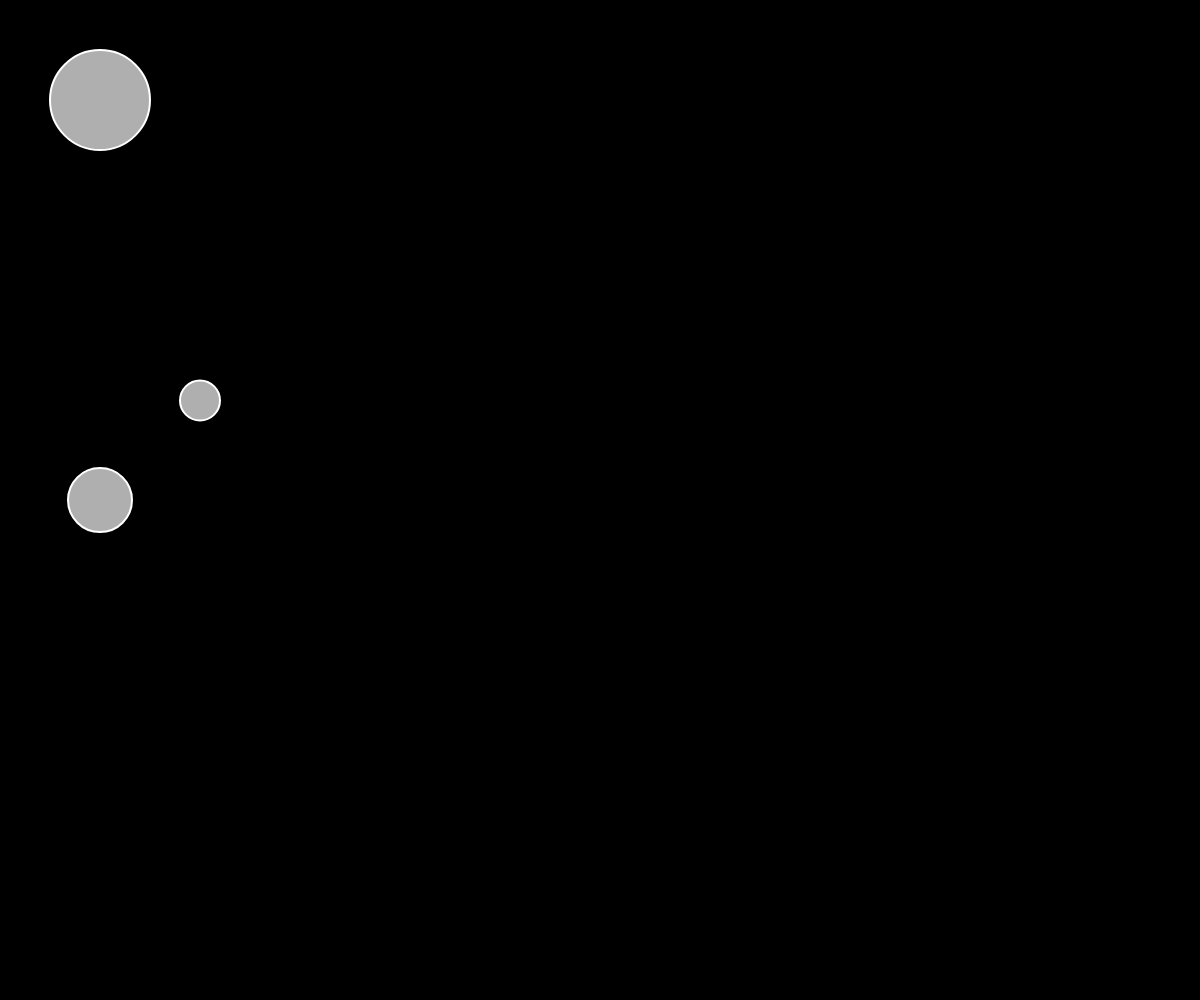
Frame 1 (no input)
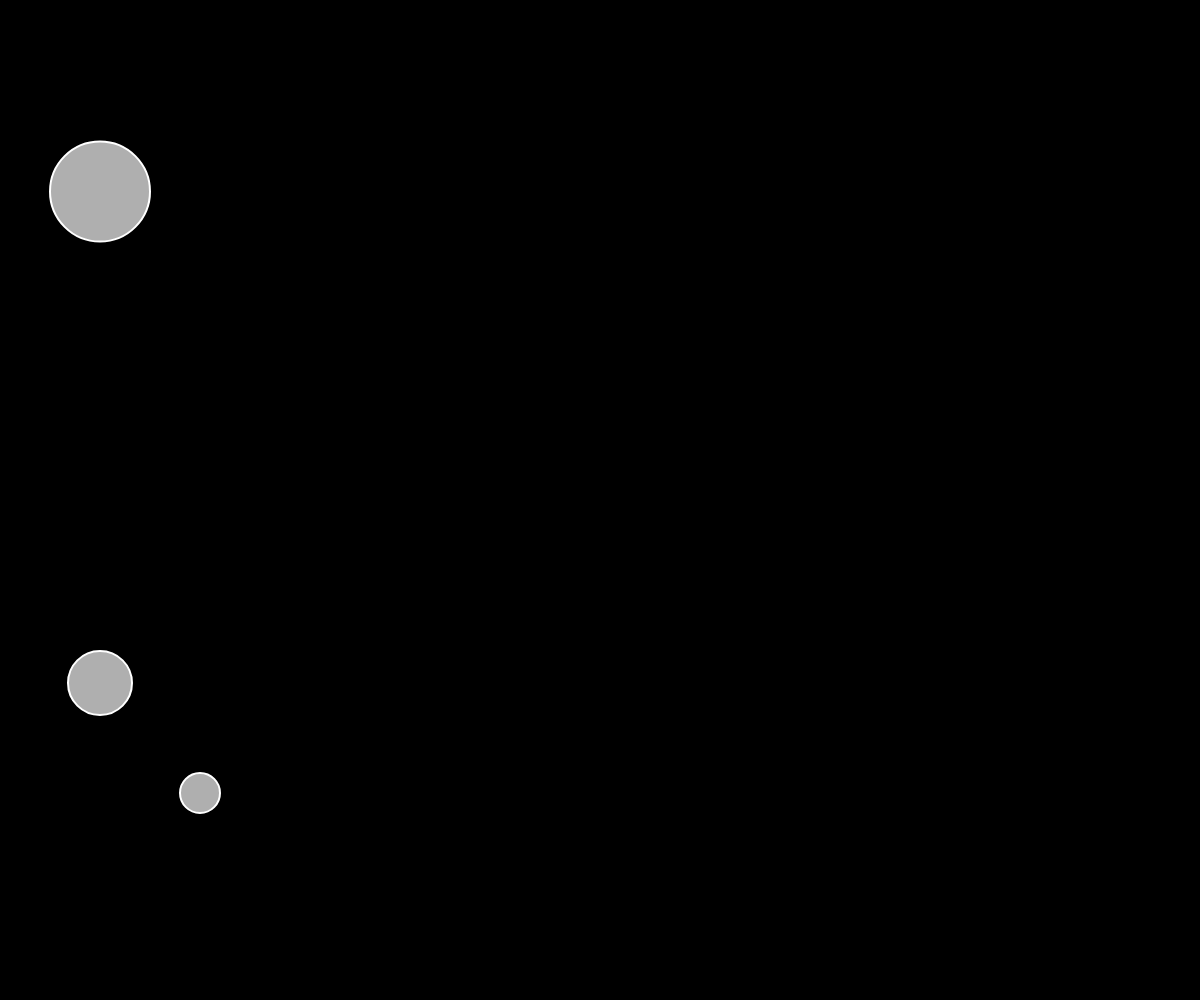
Frame 60 (no input)
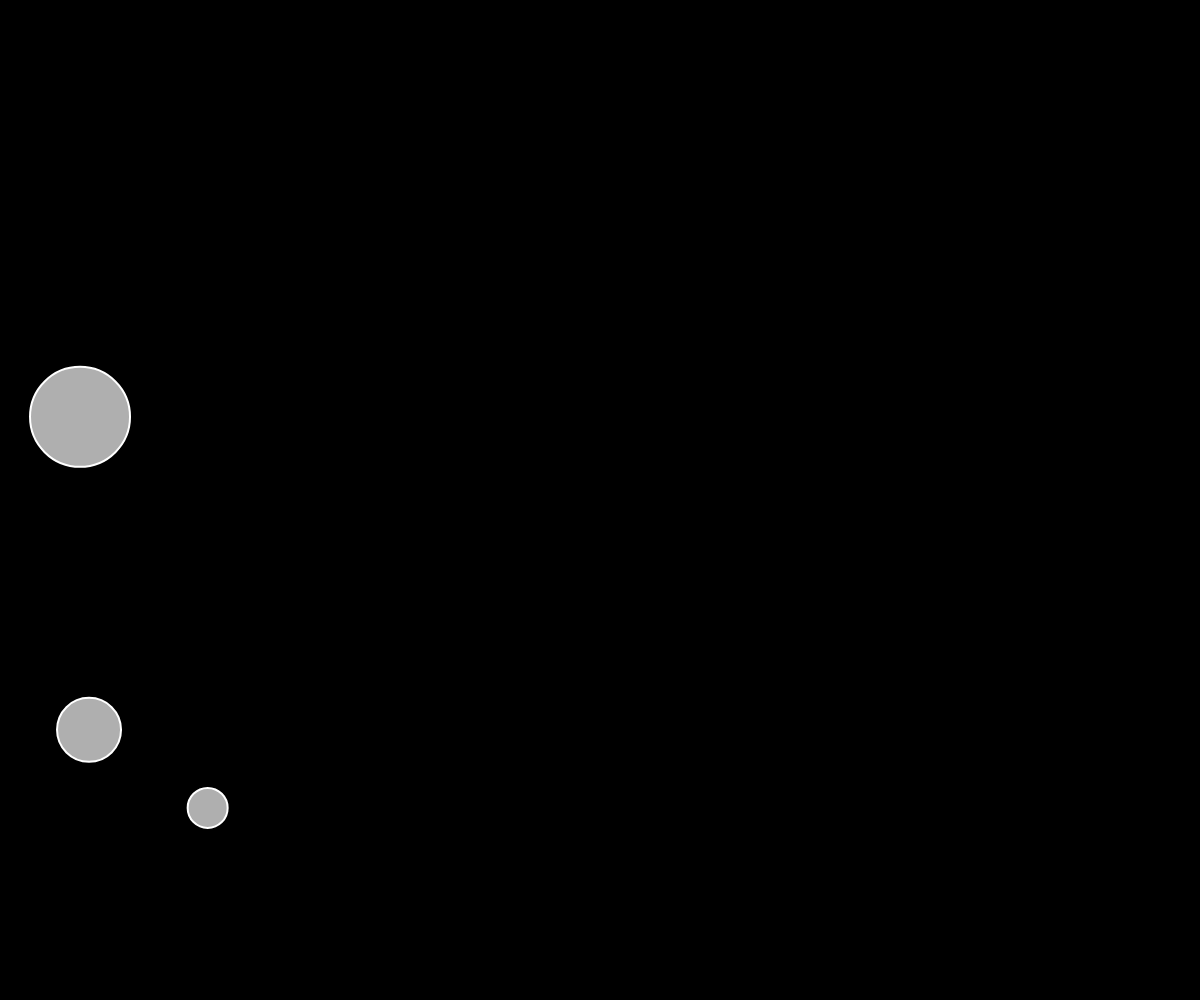
Frame 120 (the mouse pressed at the canvas centre since frame 60)

The p5.js sketch that drew these frames (run headless with seeded random() and noise() and a simulated clock; from frame 60 on, the mouse is pressed at the canvas centre):

// p5.js sketch
// ── sketch.js
let movers = [];

function setup() {
  createCanvas(windowWidth, windowHeight);
  movers[0] = new Mover(100, 100, 10, 100);
  movers[1] = new Mover(200, 400, 1, 40);
  movers[2] = new Mover(100, height / 2, 5, 64);
}

function draw() {
  background(0);

  for (let mover of movers) {
    let gravity = createVector(0, 0.5);
    mover.applyForce(gravity);

    if (mouseIsPressed) {
      let mouse = createVector(mouseX, mouseY);
      let pos = createVector(mover.position.x, mover.position.y);
      // Le vent pointe de la souris aux objets
      let wind = p5.Vector.sub(pos, mouse);
      // Vent dynamique en fonction de la distance
      let d = wind.mag();
      wind.setMag(map(d, 0, width, 1, 0.15));
      
      mover.applyForce(wind);
    }

    mover.update();
    mover.checkBorders();
    mover.show();
  }
}

// ── mover.js
class Mover {
  constructor(x, y, mass, r) {
    this.mass = mass;
    this.position = createVector(x, y);
    this.velocity = createVector(0, 0);
    this.acceleration = createVector(0, 0);
    this.maxSpeed = 20;
    this.r = r;
  }

  applyForce(force) {
    // On veut diviser par la masse F = m a
    // On utilise la méthode statique car on ne veut pas modifier directement la force
    let f = p5.Vector.div(force, this.mass);
    this.acceleration.add(f);
  }

  update() {
    this.velocity.add(this.acceleration);
    this.position.add(this.velocity);  // Mise à jour de la position de l'objet
    this.velocity.limit(this.maxSpeed);
    this.acceleration.mult(0);  // Réinitialisation de l'accélération à chaque frame
  }

  show() {
    stroke(255);
    strokeWeight(2);
    fill(175);
    circle(this.position.x, this.position.y, this.r);
  }

  checkBorders() {
    if (this.position.x + this.r / 2 > width) {
      this.position.x = width - this.r / 2;
      this.velocity.x *= -1;
    } else if (this.position.x - this.r / 2 < 0) {
      this.velocity.x *= -1;
      this.position.x = 0 + this.r / 2;
    }
    if (this.position.y + this.r / 2 > height) {
      this.velocity.y *= -1;
      this.position.y = height - this.r / 2;
    } else if (this.position.y - this.r / 2 < 0) {
      this.velocity.y *= -1;
      this.position.y = 0 + this.r / 2;
    }
  }
}
